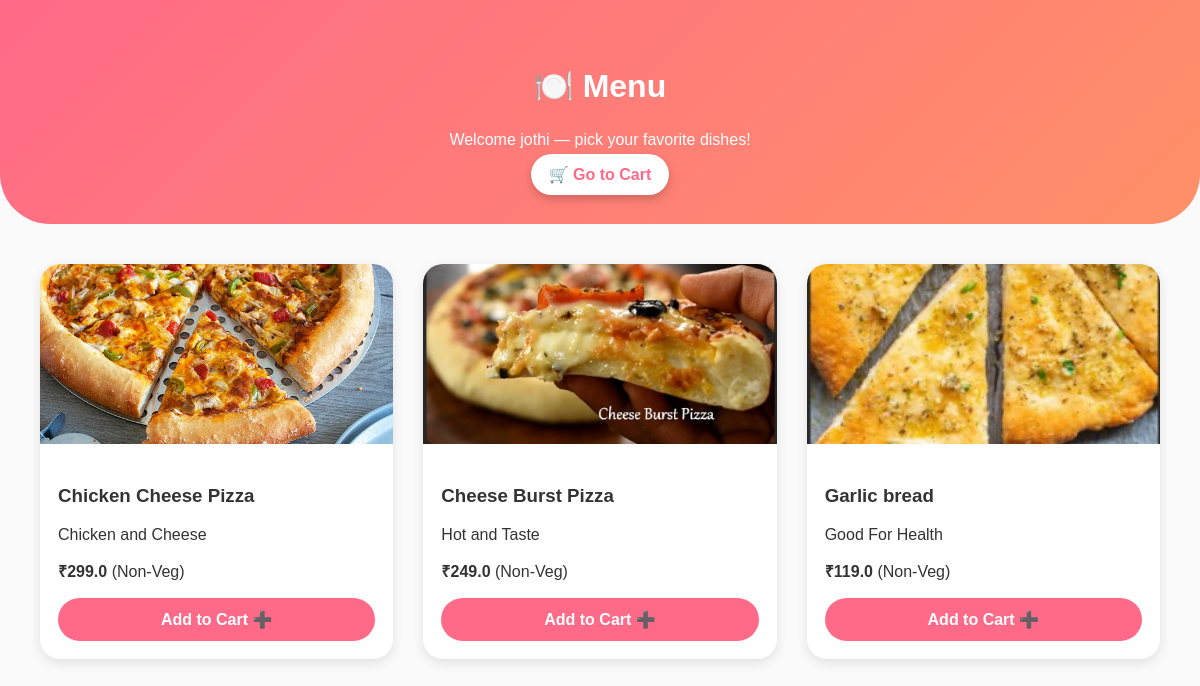
The page /view_menu/1/jothi/ on the database its author committed.
### delivery/models.py (models this page shows, shortened)
class Item(models.Model):
    restaurant = models.ForeignKey(Restaurant, on_delete=models.CASCADE, related_name="items")
    name = models.CharField(max_length=50)
    description = models.CharField(max_length=300)
    price = models.FloatField()
    vegeterian = models.BooleanField(default=False)
    image = models.ImageField(upload_to="item_images/", blank=True, null=True)

### delivery/views.py (the view)
# urls.py: path('view_menu/<int:restaurant_id>/<str:username>/', views.view_menu, name='view_menu'),
def view_menu(request, restaurant_id, username):
    restaurant = Restaurant.objects.get(id=restaurant_id)
    items = Item.objects.filter(restaurant=restaurant)
    return render(request, 'delivery/customer_menu.html', {
        "username": username,
        "restaurant": restaurant,
        "itemList": items
    })

### delivery/templates/delivery/customer_menu.html (shortened to what this page needs)
<!DOCTYPE html>
<html lang="en">
{% load static %}
<head>
    <link rel="stylesheet" href="{% static 'css/style.css' %}">
</head>
<body>
    <div class="menu-header">
        <h2>🍽️ Menu</h2>
        <p>Welcome {{ username }} — pick your favorite dishes!</p>
        <a class="cart-button" href="{% url 'show_cart' username %}">🛒 Go to Cart</a>
    </div>
    <div class="menu-grid">
        {% for item in itemList %}
        <div class="menu-card">
            {% if item.image %}
            <img src="{{ item.image.url }}" alt="{{ item.name }}">
                    {% else %}
            <img src="{% static 'images/default_item.jpg' %}" alt="default">
                    {% endif %}
            <div class="menu-info">
                <h3>{{ item.name }}</h3>
                <p>{{ item.description }}</p>
                <p>
                    <strong>₹{{ item.price }}</strong>
                    {% if item.veg %} (Veg) {% else %} (Non-Veg) {% endif %}
                </p>
                <a href="{% url 'add_to_cart' item.id username %}" class="add-btn">Add to Cart ➕</a>
            </div>
        </div>
        {% endfor %}
    </div>
</body>
</html>

### delivery/static/css/style.css (style rules this page uses)
* { box-sizing: border-box; transition: all 0.3s ease-in-out; }
body { margin: 0; padding: 0; font-family: 'Poppins', sans-serif; background-color: #fafafa; color: #333; overflow-x: hidden; }
html { scroll-behavior: smooth; }

### delivery/templates/delivery/customer_menu.html (style rules this page uses)
.menu-header { background: linear-gradient(135deg, #FF6A88, #FF9068); padding: 40px 20px; text-align: center; color: white; border-bottom-left-radius: 50px; border-bottom-right-radius: 50px; }
.menu-header h2 { font-size: 32px; font-weight: bold; }
.cart-button { margin-top: 15px; padding: 12px 18px; background: white; color: #FF6A88; font-weight: 700; border-radius: 30px; text-decoration: none; box-shadow: 0px 4px 10px rgba(0,0,0,0.2); }
.menu-grid { display: grid; grid-template-columns: repeat(auto-fit, minmax(280px, 1fr)); gap: 30px; padding: 40px; }
.menu-card { background: #ffffff; border-radius: 20px; box-shadow: 0px 4px 12px rgba(0,0,0,0.1); overflow: hidden; transition: 0.3s; }
.menu-card img { width: 100%; height: 180px; object-fit: cover; }
.menu-info { padding: 18px; }
.add-btn { background: #FF6A88; color: white; padding: 12px; border-radius: 30px; text-align: center; display: block; text-decoration: none; font-weight: bold; margin-top: 10px; }

### rows shown on the page
Item: image (picture), name "Chicken Cheese Pizza", description "Chicken and Cheese", price "299.0"
Item: image (picture), name "Cheese Burst Pizza", description "Hot and Taste", price "249.0"
Item: image (picture), name "Garlic bread", description "Good For Health", price "119.0"

### other values the page prints
{{ username }} "jothi"
